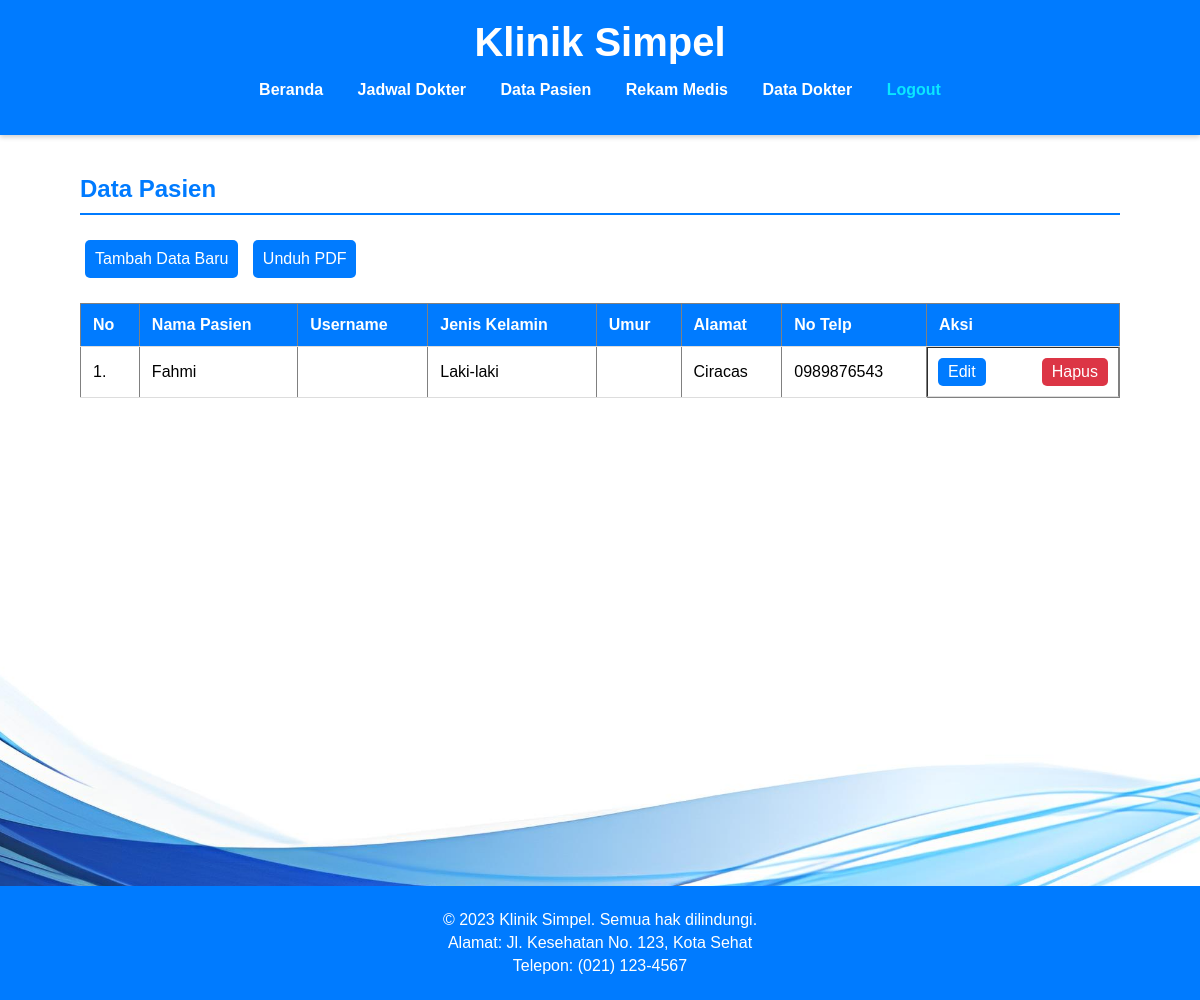
Before: /pasien.php with the older database file.
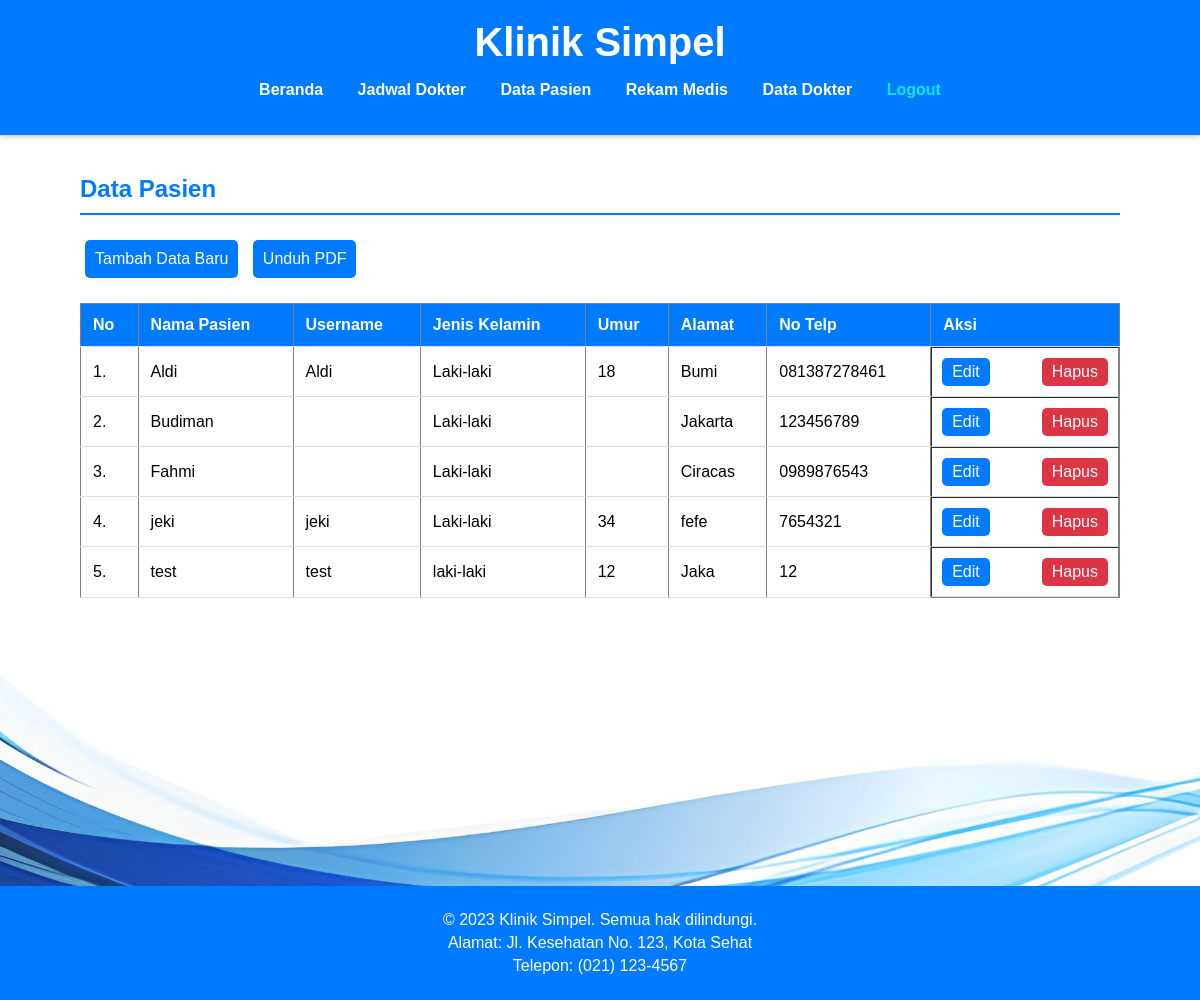
After: the same page with the newer database file.
### tables this page shows
CREATE TABLE `pasien` (
  `nama_pasien` varchar(20) NOT NULL,
  `username` varchar(20) NOT NULL,
  `password` varchar(20) NOT NULL,
  `jk` varchar(20) NOT NULL,
  `umur` varchar(3) NOT NULL,
  `alamat` varchar(20) NOT NULL,
  `no_telp` varchar(20) NOT NULL,
  `hak_akses` int(1) NOT NULL
);

### pasien.php (the view, shortened to what this page needs)
<!DOCTYPE html>
<html lang="id">
<head>
    <link rel="stylesheet" href="css/styles.css">
</head>
<body>
    <header>
        <div class="container">
            <h1>Klinik Simpel</h1>
            <nav>
                <ul>
                    <li><a href="Beranda.php">Beranda</a></li>
                    <li><a href="jadwal.php">Jadwal Dokter</a></li>
                    <li><a href="pasien.php">Data Pasien</a></li>
                    <li><a href="rmedis.php">Rekam Medis</a></li>
                    <li><a href="dokter.php">Data Dokter</a></li>
                    <li><a style="text-decoration:none;color: #0ae7ff;font-weight: bold;" href="logout.php" class="logout">Logout</a></li>
                </ul>
            </nav>
        </div>
    </header>
    <main class="container">
        <h2>Data Pasien</h2>
        <div style="overflow: auto;">
            <a href="form_tambah.php" class="button">Tambah Data Baru </a>
            <a href="pdf_pasien.php" class="button">Unduh PDF </a>
            <table border="1" class="table">
                <thead>
                    <tr>
                        <th>No</th>
                        <th>Nama Pasien</th>
                        <th>Username</th>
                        <th>Jenis Kelamin</th>
                        <th>Umur</th>
                        <th>Alamat</th>
                        <th>No Telp</th>
                        <th>Aksi</th>
                    </tr>
                    <?php
                    include "koneksi.php";
                    $query = mysqli_query($koneksi, "SELECT * FROM pasien") or die(mysqli_error($koneksi));
                    $nomor = 1;
                    while ($data = mysqli_fetch_array($query)) { ?>
                        <tr>
                            <td align="center"><?php echo $nomor++; ?>.</td>
                            <td><?php echo $data['nama_pasien']; ?></td>
                            <td><?php echo $data['username']; ?></td>
                            <td><?php echo $data['jk']; ?></td>
                            <td><?php echo $data['umur']; ?></td>
                            <td><?php echo $data['alamat']; ?></td>
                            <td><?php echo $data['no_telp']; ?></td>
                            <td style=" display: flex; justify-content: space-between; align-items: center; padding: 5px; gap: 5px;">
                                 <a href="form_edit.php?nama_pasien=<?php echo $data['nama_pasien']; ?>" class="button" style="background-color: #007bff; padding: 5px 10px; text-decoration: none;">Edit</a>
                                 <a href="proses_hapus.php?nama_pasien=<?php echo $data['nama_pasien']; ?>" onclick="return confirm('Yakin hapus data?')" class="button" style="background-color: #dc3545; padding: 5px 10px; text-decoration: none;">Hapus</a>
                            </td>
                        </tr>
                    <?php
                    } ?>
            </table>
        </div>
    </main>
    <footer>
        <p>&copy; 2023 Klinik Simpel. Semua hak dilindungi.</p>
        <p>Alamat: Jl. Kesehatan No. 123, Kota Sehat</p>
        <p>Telepon: (021) 123-4567</p>
    </footer>
</body>
</html>

### koneksi.php (shortened to what this page needs)
<!doctype html>
<html>
<head>
</head>
<body>
</body>
</html>

### css/styles.css (style rules this page uses)
* { box-sizing: border-box; }
body { overflow: scroll; font-family: 'Arial', sans-serif; margin: 0; padding: 0; display: flex; flex-direction: column; min-height: 1000px; background-image: url('../image/Blue.jpg'); background-size: cover; background-position: center; }
.container { width: 90%; max-width: 1200px; margin: auto; flex: 1; }
.logout { text-decoration: none; color: #ff0000; font-weight: bold; }
header { background: #007bff; color: #fff; padding: 20px 0; box-shadow: 0 2px 5px rgba(0, 0, 0, 0.2); }
header h1 { text-align: center; margin: 0; font-size: 2.5em; }
nav ul { list-style: none; padding: 0; text-align: center; }
nav ul li { display: inline; margin: 0 15px; }
nav ul li a { color: #fff; text-decoration: none; font-weight: bold; transition: color 0.3s; }
main { padding: 20px; }
h2 { color: #007bff; border-bottom: 2px solid #007bff; padding-bottom: 10px; }
table { width: 100%; border-collapse: collapse; margin-top: 20px; }
table th, table td { padding: 12px; text-align: left; border-bottom: 1px solid #ddd; }
table th { background-color: #007bff; color: white; }
.button { display: inline-block; padding: 10px 10px; margin: 5px; background: #007bff; color: #fff; text-decoration: none; border-radius: 5px; transition: background 0.3s; }
footer { text-align: center; padding: 20px 0; background: #007bff; color: #fff; width: 100%; margin-top: auto; }
footer p { margin: 5px 0; }

Changed rows visible on the page:
added pasien: nama_pasien "Aldi", username "Aldi", jk "Laki-laki", umur "18", alamat "Bumi", no_telp "081387278461"
added pasien: nama_pasien "Budiman", jk "Laki-laki", alamat "Jakarta", no_telp "123456789"
added pasien: nama_pasien "jeki", username "jeki", jk "Laki-laki", umur "34", alamat "fefe", no_telp "7654321"
added pasien: nama_pasien "test", username "test", jk "laki-laki", umur "12", alamat "Jaka", no_telp "12"
